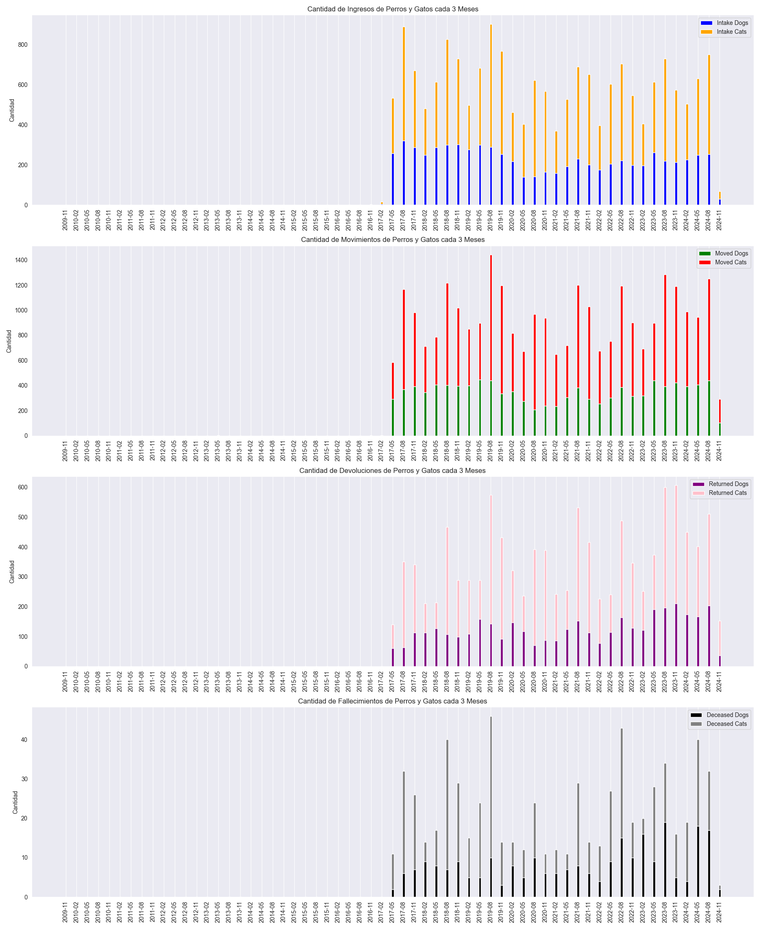
#> input picture 08_dl-for-timeseries/Micaela_Del_Longo-Animal_Care/micaela_data/figs/histogram_4.png, 760 x 929 px, shrunk from 1800 x 2200 before the run
$ python -i helper.py   (imports and definitions only)
#> lines starting #> are read from the running program, lines starting #| are printed output that depends on the picture
import pandas as pd
import matplotlib.pyplot as plt
import seaborn as sns


def transform_data(dataframe: pd.DataFrame) -> pd.DataFrame:
	"""
	Transform the dataframe to a format that can be used for time series analysis
	:param dataframe: The dataframe to transform
	:return: The transformed dataframe
	"""

	# Tomo las columnas de interés para el análisis de series de tiempo: 'Intake DateTime', 'Movement DateTime', 'Return DateTime' y 'Deceased DateTime'.

	df_intake = dataframe[['Intake DateTime', 'Species Name', 'ID']].copy()
	df_intake = df_intake.drop_duplicates()  # eliminar las filas duplicadas

	df_movement = dataframe[['Movement DateTime', 'Species Name', 'ID']].copy()
	df_movement = df_movement.drop_duplicates()
	df_movement = df_movement.dropna()

	df_return = dataframe[['Return DateTime', 'Species Name', 'ID']].copy()
	df_return = df_return.drop_duplicates()
	df_return = df_return.dropna()

	df_deceased = dataframe[['Deceased DateTime', 'Species Name', 'ID']].copy()
	df_deceased = df_deceased.drop_duplicates()
	df_deceased = df_deceased.dropna()

	# Calculo la cantidad de perros y gatos que ingresaron/egresaron/fueron retornados/fallecieron por día.
	df_grouped_intake = df_intake.groupby(['Intake DateTime', 'Species Name']).size().unstack().fillna(0)
	df_grouped_intake.columns = df_grouped_intake.rename(columns={'Cat': 'Intake Cats', 'Dog': 'Intake Dogs'}).columns

	df_grouped_movement = df_movement.groupby(['Movement DateTime', 'Species Name']).size().unstack().fillna(0)
	df_grouped_movement.columns = df_grouped_movement.rename(columns={'Cat': 'Moved Cats', 'Dog': 'Moved Dogs'}).columns

	df_grouped_return = df_return.groupby(['Return DateTime', 'Species Name']).size().unstack().fillna(0)
	df_grouped_return.columns = df_grouped_return.rename(
		columns={'Cat': 'Returned Cats', 'Dog': 'Returned Dogs'}).columns

	df_grouped_deceased = df_deceased.groupby(['Deceased DateTime', 'Species Name']).size().unstack().fillna(0)
	df_grouped_deceased.columns = df_grouped_deceased.rename(
		columns={'Cat': 'Deceased Cats', 'Dog': 'Deceased Dogs'}).columns

	# Agrupo a todos los registros en un solo DataFrame

	# Reseteo los índices para poder concatenar los DataFrames en la fecha
	df_grouped_intake_reset = df_grouped_intake.reset_index()
	df_grouped_movement_reset = df_grouped_movement.reset_index()
	df_grouped_return_reset = df_grouped_return.reset_index()
	df_grouped_deceased_reset = df_grouped_deceased.reset_index()

	# Renombro las columnas para que tengan el mismo nombre
	df_grouped_intake_rename = df_grouped_intake_reset.rename(columns={'Intake DateTime': 'Date'})
	df_grouped_movement_rename = df_grouped_movement_reset.rename(columns={'Movement DateTime': 'Date'})
	df_grouped_return_rename = df_grouped_return_reset.rename(columns={'Return DateTime': 'Date'})
	df_grouped_deceased_rename = df_grouped_deceased_reset.rename(columns={'Deceased DateTime': 'Date'})

	df_grouped = pd.merge(df_grouped_intake_rename, df_grouped_movement_rename, on='Date', how='outer')
	df_grouped = pd.merge(df_grouped, df_grouped_return_rename, on='Date', how='outer')
	df_grouped = pd.merge(df_grouped, df_grouped_deceased_rename, on='Date', how='outer')

	df_grouped = df_grouped.fillna(0)
	df_grouped = df_grouped.set_index('Date', drop=True)
	df_grouped.index = pd.to_datetime(df_grouped.index)

	return df_grouped


# [111 lines left out: functions plot_series, plot_category, plot_cat_categories, plot_dog_categories, boxplot, compare_boxplots, not called in this run]

>>> import cv2
>>> picture = cv2.imread('micaela_data/figs/histogram_4.png', cv2.IMREAD_GRAYSCALE)
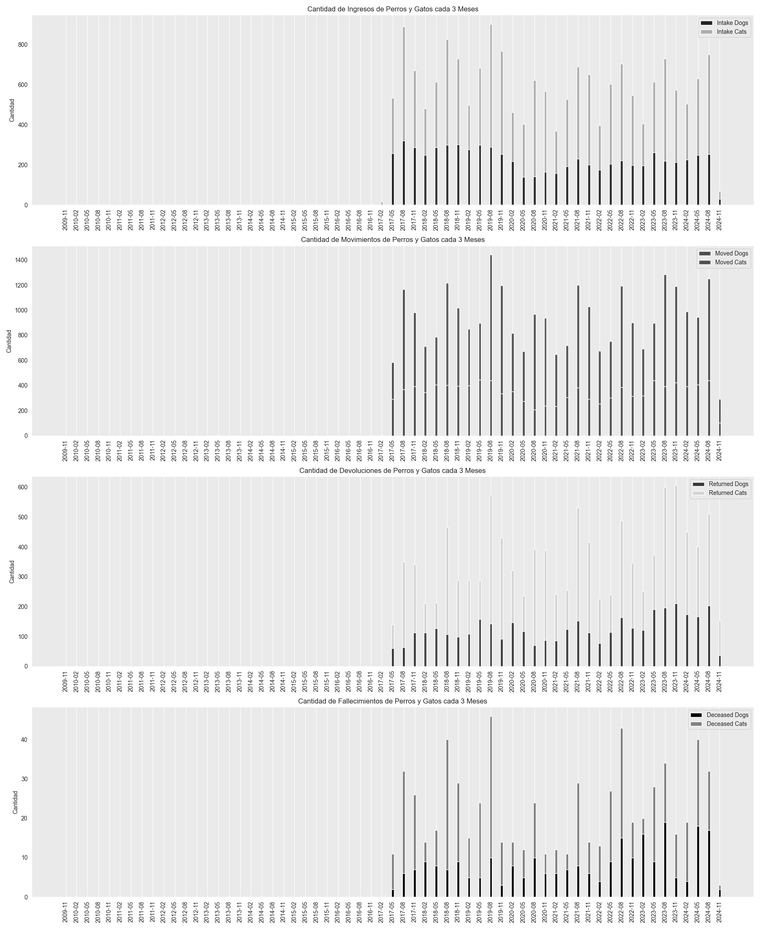
#> picture: shape (929, 760); min 0, max 255, mean 232.3
#> (the run stopped early here; a loop or call above may not have finished)
